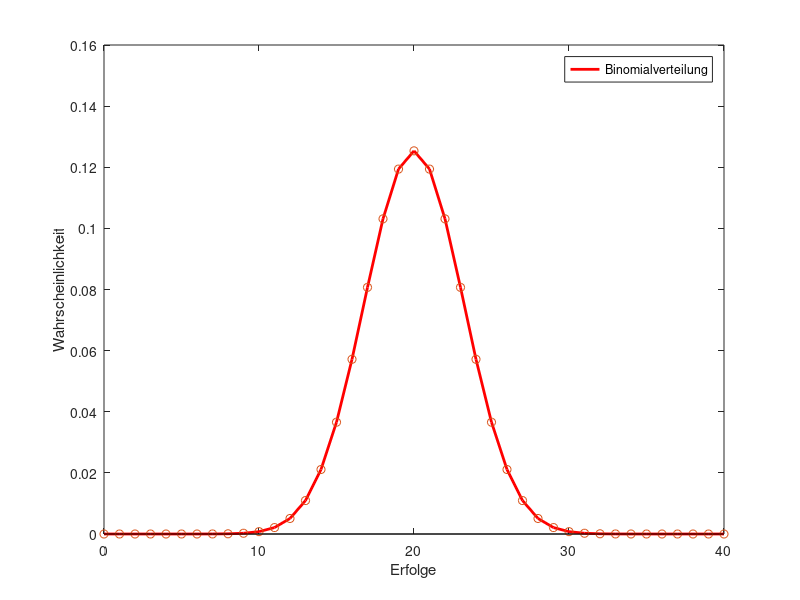

Here is the MATLAB script that generated this plot:
x=linspace(0,40,41);
P=binopdf(x,40,0.5);
plot(x,P,'LineWidth',2,'Color','r')
hold on
stem(x,P,'LineWidth',2,'LineStyle','none','Color','r')
xlabel('Erfolge')
ylabel('Wahrscheinlichkeit')
legend('Binomialverteilung')
